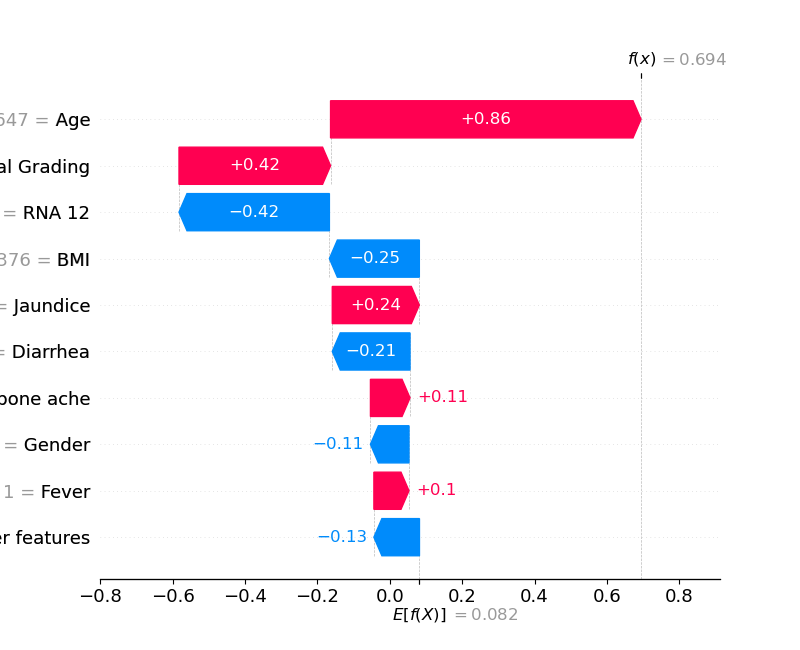

This chart was generated by the following Python code:
import pandas as pd
import numpy as np
from sklearn.compose import ColumnTransformer
from sklearn.preprocessing import StandardScaler, OrdinalEncoder
from sklearn.base import BaseEstimator, TransformerMixin
from sklearn.model_selection import train_test_split
from xgboost import XGBClassifier
import shap
import matplotlib.pyplot as plt
import warnings

warnings.filterwarnings('ignore')

df = pd.read_csv('/home/allectron/Documents/ml project/hepatitis+c+virus+hcv+for+egyptian+patients/HCV-Egy-Data.csv')
df.columns = df.columns.str.strip()

X = df.drop(columns=['Baselinehistological staging'])
y = df['Baselinehistological staging']
y = y - y.min()

numeric_cols = ['Age', 'BMI']
binary_cols = ['Gender', 'Fever', 'Nausea/Vomting', 'Headache', 'Diarrhea', 'Fatigue & generalized bone ache', 'Jaundice', 'Epigastric pain']
pass_through_cols = ['Baseline histological Grading']
binned_cols = [c for c in X.columns if c not in numeric_cols + binary_cols + pass_through_cols]

class ExpertBinner(BaseEstimator, TransformerMixin):
    def __init__(self, feature_names):
        self.feature_names = feature_names
    def fit(self, X, y=None):
        return self
    def transform(self, X):
        X_binned = pd.DataFrame(X, columns=self.feature_names).copy()
        for c in self.feature_names:
            X_binned[c] = pd.cut(X_binned[c], bins=[-np.inf, 20, 40, np.inf], labels=False)
        return X_binned.fillna(0).values

preprocessor = ColumnTransformer(
    transformers=[
        ('num', StandardScaler(), numeric_cols),
        ('bin_cat', OrdinalEncoder(), binary_cols),
        ('expert_bin', ExpertBinner(feature_names=binned_cols), binned_cols),
        ('pass', 'passthrough', pass_through_cols)
    ]
)

X_prep = preprocessor.fit_transform(X)
X_train, X_test, y_train, y_test = train_test_split(X_prep, y, test_size=0.2, random_state=42)

model = XGBClassifier(use_label_encoder=False, eval_metric='mlogloss', random_state=42)
model.fit(X_train, y_train)

explainer = shap.TreeExplainer(model)
sample = X_test[0:1]
pred = model.predict(sample)[0]

shap_values = explainer(sample)

try:
    print(shap_values.shape)
    # in newer shap versions for multi-class XGBoost:
    shap_val_pred = shap_values[0, :, pred]
    shap_val_pred.feature_names = numeric_cols + binary_cols + binned_cols + pass_through_cols
    shap.plots.waterfall(shap_val_pred, show=False)
    plt.savefig('/home/allectron/Documents/ml project/test_shap.png')
    print("Waterfall successful")
except Exception as e:
    print("Error:", e)
